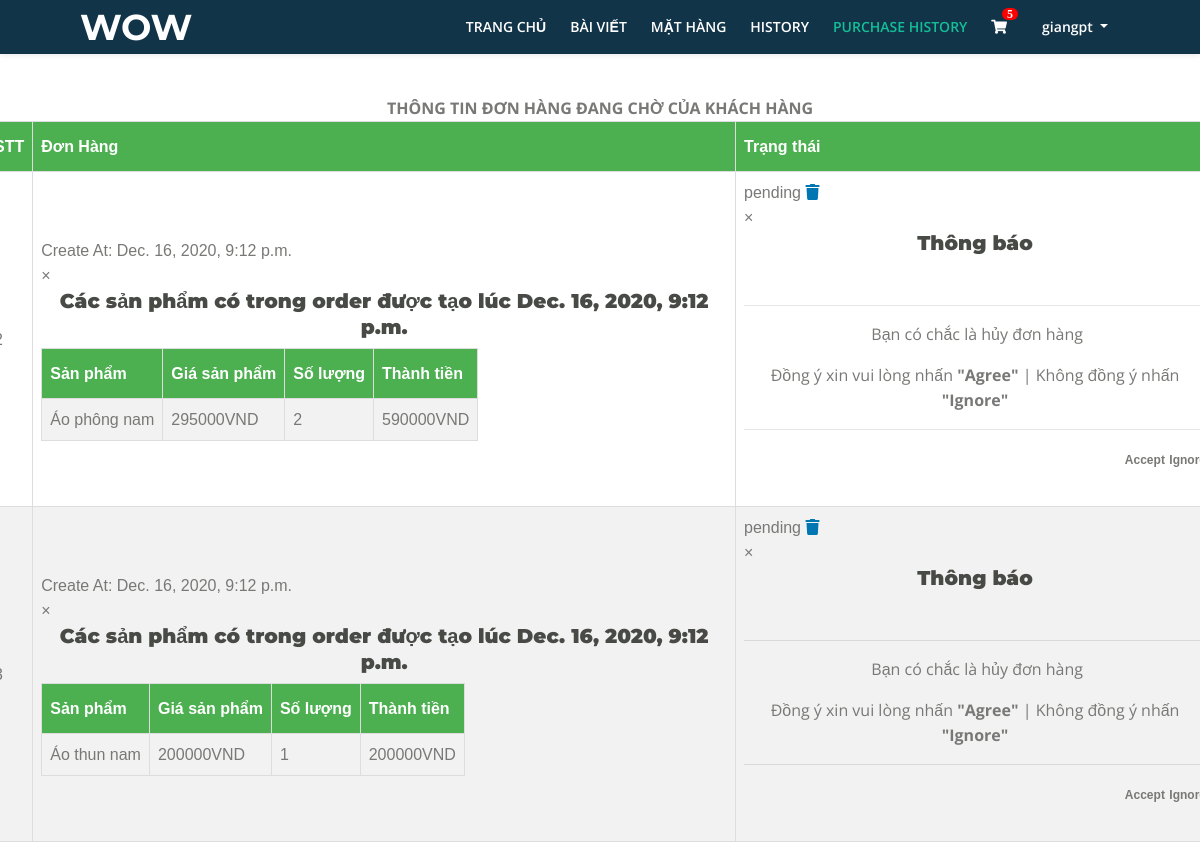
Page /view_sanpham/2/ (signed in) on the committed database.
### Page/models.py (models this page shows)
class Order(models.Model):
    id_cart = models.ForeignKey(Cart, on_delete=models.CASCADE, null=True, blank=True)
    id_user = models.ForeignKey(User, on_delete=models.CASCADE, null=True, blank=True)
    status_choice = (
        ('pending', 'pending'),
        ('confirm', 'confirm'),
        ('paid', 'paid'),
        ('shipping', 'shipping'),
        ('completed', 'completed'),
    )
    status = models.CharField(max_length=10, choices=status_choice, null=True, blank=True)
    address = models.TextField(max_length=1000, null=True, blank=True)

class Cart(models.Model):
    id_user = models.ForeignKey(User, on_delete=models.CASCADE, null=True, blank=True)
    total_price = models.IntegerField(null=True, blank=True)
    CreateAt = models.DateTimeField(auto_now=True)
    is_new = models.BooleanField(default=True)
    is_pending = models.BooleanField(default=True)

class CartItem(models.Model):
    id_product = models.ForeignKey(Product, on_delete=models.CASCADE, null=True, blank=True)
    id_cart = models.ForeignKey(Cart, on_delete=models.CASCADE, null=True, blank=True)
    num = models.IntegerField(default=0, null=True, blank=True)
    sum_product = models.FloatField(default=0, null=True, blank=True)
    is_checked = models.BooleanField(default=False)

class Product(models.Model):
    title = models.CharField(max_length=200, null=True, blank=True)
    description = models.CharField(max_length=3000, null=True, blank=True)
    img = models.FileField(upload_to='pro_image', null=True, blank=True)
    price = models.FloatField(default=0, null=True, blank=True)
    is_sale = models.BooleanField(default=False)
    price_sale = models.FloatField(default=0, null=True, blank=True)
    type = models.CharField(max_length=300, null=True, blank=True)
    size = models.CharField(max_length=10, null=True, blank=True)
    source = models.CharField(max_length=100, null=True, blank=True)
    for_male = models.BooleanField(default=False)
    for_female = models.BooleanField(default=False)
    TTs = models.TimeField(auto_now=True)
    TTe = models.TimeField(null=True, blank=True)
    def __str__(self):
        return self.title

### Page/views.py (the view)
# urls.py: url(r'^view_sanpham/(?P<id_user>\w+)/$', ViewProductUserBuy.as_view(), name='page_ViewProductUserBuy'),
class ViewProductUserBuy(TemplateView, LoginRequiredMixin):
    login_url = '/'
    template_name = '../Templates/Base_Product_User.html'
    def get(self, request, id_user):
        if request.user.is_authenticated():
            user_id = get_object_or_404(User, id=id_user)
            order = Order.objects.filter(id_user=user_id)
            cartItem = CartItem.objects.all()
            content = {
                'order': order,
                'cartItem': cartItem,
            }
            return render(request, self.template_name, content)
        else:
            return HttpResponseRedirect(reverse('Page:page_login'))

### Templates/Base_Product_User.html (shortened to what this page needs)
<!DOCTYPE html>
<html lang="en">
<head>
    <link href="/static/css/bootstrap.css" rel="stylesheet">
    <link href="/static/css/fontawesome-all.css" rel="stylesheet">
    <link href="/static/css/swiper.css" rel="stylesheet">
	<link href="/static/css/magnific-popup.css" rel="stylesheet">
	<link href="/static/css/styles_base_UI_home.css" rel="stylesheet">
</head>
<body>
    {% include 'NavigationBar/nav_User_or_Manager.html' %}
    <div class="row product-user-buy">
    <div>
        <div class="panel-heading" align="center"><b>THÔNG TIN ĐƠN HÀNG ĐANG CHỜ CỦA KHÁCH HÀNG</b></div>
    	<table class="w3-table-all" id="history-table">
            <thead>
                <tr>
                	<th class="w3-center">STT</th>
                	<th class="w3-center">Đơn Hàng</th>
                	<th class="w3-center">Trạng thái</th>
                </tr>
            </thead>
            <tbody>
                {% for item in order %}
                {% if item.status != 'completed' %}
                <tr>
                	<td class="w3-center">{{forloop.counter}}</td>
                    <td class="w3-center">Create At: {{item.id_cart.CreateAt}}
                        <div id="{{item.id}}" class="w3-modal">
                            <div class="w3-modal-content">
                                {% include 'Form/form_orderInfo.html'%}
                            </div>
                        </div>
                    </td>
                    {% if item.status == 'pending' or item.status == 'confirm' %}
                    <td class="w3-center">{{item.status}}
                        <span class="fa fa-trash" onclick="document.getElementById('id{{item.id}}').style.display='block'"
                              class="w3-button w3-black" style="color: #0077b3" data-toggle="tooltip" title="Xóa Đơn Đặt Hàng">
                        </span>
                        <div id="id{{item.id}}" class="w3-modal">
                            <div class="w3-modal-content">
                                {% include 'Form/form_cancelOrder.html'%}
                            </div>
                        </div>
                    </td>
                    {% else %}
                    <td class="w3-center">{{item.status}}</td>
                    {% endif %}
                </tr>
                {% endif %}
                {% endfor %}
            </tbody>
        </table>
	</div>
    </div>
</body>
</html>

### Templates/NavigationBar/nav_User_or_Manager.html (shortened to what this page needs)
<!DOCTYPE html>
<html lang="en">
<head>
    <link href="/static/css/bootstrap.css" rel="stylesheet">
    <link href="/static/css/fontawesome-all.css" rel="stylesheet">
    <link href="/static/css/swiper.css" rel="stylesheet">
    <link href="/static/css/magnific-popup.css" rel="stylesheet">
    <link href="/static/css/styles_base_UI_home.css" rel="stylesheet">
</head>
<body>
    <nav class="navbar navbar-expand-md navbar-dark navbar-custom fixed-top top-nav-collapse">
        <a class="navbar-brand logo-text page-scroll" href="{% url 'Page:page_Index_User' %}">WOW</a>
        <div class="collapse navbar-collapse" id="navbarsExampleDefault">
            <ul class="navbar-nav ml-auto">
                <li class="nav-item">
                    <a class="nav-link" href="{% url 'Page:page_Index_User' %}">TRANG CHỦ<span class="sr-only">(current)</span></a>
                </li>
                <li class="nav-item">
                    <a class="nav-link" href="{% url 'Page:page_blog_page' %}">BÀI VIẾT</a>
                </li>
                <li class="nav-item">
                    <a class="nav-link" href="#projects">MẶT HÀNG</a>
                </li>
                {% if user.customer.type == "US" %}
                    <li class="nav-item">
                        <a class="nav-link history" href="{% url 'Page:page_ViewHistory' user.id %}">HISTORY</a>
                    </li>
                    <li class="nav-item">
                        <a class="nav-link bill_status" href="{% url 'Page:page_ViewProductUserBuy' user.id %}">PURCHASE HISTORY</a>
                    </li>
                    <li class="nav-item">
                        <a href="{% url 'Page:page_BaseViewCart' user.id %}" class="icon-shopping-cart nav-link">
                            <i class="fa">&#xf07a;<span class='badge badge-warning' id='lblCartCount'> 5 </span></i>
                        </a>
                    </li>
                {% endif %}
                <li class="nav-item dropdown">
                    <a class="nav-link dropdown-toggle page-scroll" id="navbarDropdown" role="button" aria-haspopup="true" aria-expanded="false">{{user.username}} </a>
                </li>
            </ul>
        </div>
    </nav>
</body>
</html>

### Templates/Form/form_orderInfo.html (shortened to what this page needs)
<!DOCTYPE html>
<html lang="en">
<head>
</head>
<body>
    <header class="w3-container w3-light-blue">
        <span onclick="document.getElementById('{{item.id}}').style.display='none'"
          class="w3-button w3-display-topright">&times;</span>
        <h4 align="center" style="color: #000099"><strong>Các sản phẩm có trong order được tạo lúc {{item.id_cart.CreateAt}}</strong></h4>
    </header>
    <table>
        <thead>
            <tr>
                <th>Sản phẩm</th>
                <th class="w3-center">Giá sản phẩm</th>
                <th class="w3-center">Số lượng</th>
                <th class="w3-center">Thành tiền</th>
            </tr>
        </thead>
        <tbody>
        {% for product in cartItem %}
            <tr>
                {% if product.id_cart == item.id_cart %}
                <td>{{product.id_product}}</td>
                <td>{{product.id_product.price_sale|floatformat:'-1'}}VND</td>
                <td>{{product.num}}</td>
                <td>{{product.sum_product|floatformat:'-1'}}VND</td>
                {% endif%}
            </tr>
        {% endfor %}
        </tbody>
    </table>
</body>
</html>

### Templates/Form/form_cancelOrder.html (shortened to what this page needs)
<!DOCTYPE html>
<html lang="en">
<head>
</head>
<body>
    <header class="w3-container w3-light-blue">
        <span onclick="document.getElementById('id{{item.id}}').style.display='none'"
          class="w3-button w3-display-topright">&times;</span>
        <h4 align="center" style="color: #000099"><strong>Thông báo</strong></h4>
    </header>
    <div class="w3-container">
        <br>
        <div align="center">
            <hr>
                <form action="" method="post" action="" enctype="multipart/form-data">
                    <div>
                        <div>
                            <p> Bạn có chắc là hủy đơn hàng</p>
                            <p align="center">Đồng ý xin vui lòng nhấn <b>"Agree"</b> | Không đồng ý nhấn <b>"Ignore"</b></p>
                        </div>
                    </div>
                </form>
            <hr>
        </div>
        <div align="right">
            <a href="{% url 'Page:page_cancelOrder' user.id item.id %}"
               class="w3-button w3-blue w3-tiny w3-padding-small w3-round-xlarge" style="text-decoration:none"><b style="font-size:12px">Accept</b>
            </a>
            <span onclick="document.getElementById('id{{item.id}}').style.display='none'" class="w3-button w3-blue w3-tiny w3-padding-small w3-round-xlarge">
                <b style="font-size:12px">Ignore</b>
            </span>
        </div>
        <br>
    </div>
</body>
</html>

### static/css/styles_base_UI_home.css (style rules this page uses)
body, html { width: 100%; height: 100%; }
body, p { color: #787976; font: 400 1rem/1.5625rem "Open Sans", sans-serif; }
h4 { color: #484a46; font: 700 1.25rem/1.625rem "Montserrat", sans-serif; }
a { color: #787976; text-decoration: underline; }
strong { color: #484a46; }
.navbar-custom { padding-top: 0.375rem; padding-bottom: 0.375rem; background-color: #113448; box-shadow: 0 0.0625rem 0.375rem 0 rgba(0, 0, 0, 0.1); font: 600 0.875rem/0.875rem "Open Sans", sans-serif; transition: all 0.2s; }
.navbar-custom .navbar-brand { font-size: 0; }
.navbar-custom .navbar-brand.logo-text { margin-top: 0.25rem; margin-bottom: 0.25rem; font: 700 2.25rem/1.5rem "Montserrat", sans-serif; color: #fff; text-decoration: none; }
.navbar-custom .navbar-nav { margin-top: 0.75rem; margin-bottom: 0.5rem; }
.navbar-custom .nav-item .nav-link { padding: 0.625rem 0.75rem 0.625rem 0.75rem; color: #fff; text-decoration: none; transition: all 0.2s ease; }
.badge { padding-left: 9px; padding-right: 9px; -webkit-border-radius: 9px; -moz-border-radius: 9px; border-radius: 9px; }
#lblCartCount { font-size: 12px; background: #ff0000; color: #fff; padding: 0 5px; vertical-align: top; margin-left: -5px; position: relative; bottom: 0.75rem; }
@media (min-width: 768px) { .navbar-custom { padding: 2.125rem 1.5rem 2.125rem 2rem; box-shadow: none; background: transparent; } }
@media (min-width: 768px) { .navbar-custom .navbar-brand.logo-text { color: #fff; } }
@media (min-width: 768px) { .navbar-custom .navbar-nav { margin-top: 0; margin-bottom: 0; } }
@media (min-width: 768px) { .navbar-custom .nav-item .nav-link { padding: 0.25rem 0.75rem 0.25rem 0.75rem; } }
@media (min-width: 768px) { .navbar-custom.top-nav-collapse { padding: 0.375rem 1.5rem 0.375rem 2rem; box-shadow: 0 0.0625rem 0.375rem 0 rgba(0, 0, 0, 0.1); background-color: #113448; } }
@media (min-width: 768px) { .navbar-custom.top-nav-collapse .navbar-brand.logo-text { color: #fff; } }
@media (min-width: 768px) { .navbar-custom.top-nav-collapse .nav-item .nav-link { color: #fff; } }
@media (min-width: 1200px) { .navbar-custom { padding-right: 5rem; padding-left: 5rem; } }
@media (min-width: 1200px) { .navbar-custom.top-nav-collapse { padding-right: 5rem; padding-left: 5rem; } }

### Templates/Base_Product_User.html (style rules this page uses)
#history-table { font-family: Arial, Helvetica, sans-serif; border-collapse: collapse; }
#history-table td, #history-table th { border: 1px solid #ddd; padding: 8px; }
#history-table tr:nth-child(even) { background-color: #f2f2f2; }
#history-table th { padding-top: 12px; padding-bottom: 12px; background-color: #4CAF50; color: white; }
.product-user-buy { padding-top: 6rem; }
.navbar-custom .nav-item .nav-link.bill_status { color:#14bf98!important; }

### rows in the picture
Order: id_cart.CreateAt "Dec. 16, 2020, 9:12 p.m.", status "pending"
CartItem: id_product "Áo phông nam", id_product.price_sale "295000", num "2", sum_product "590000"
Order: id_cart.CreateAt "Dec. 16, 2020, 9:12 p.m.", status "pending"
CartItem: id_product "Áo thun nam", id_product.price_sale "200000", num "1", sum_product "200000"

### other values in the picture
{{ user.username }} "giangpt"
